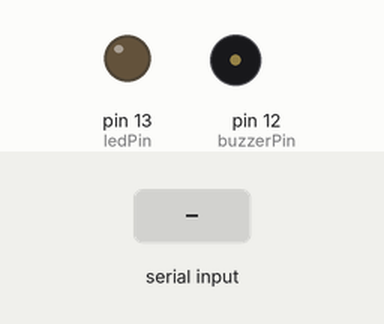
Simulated run of this sketch. Board: Arduino Uno, built with avr-gcc and run on an emulated ATmega328P. On the bench: output pins drawn as LEDs (lit = HIGH), buzzer (waves = sounding, pin HIGH). The test bench sets the inputs (shaded band).

Above: at 1.2 s.
1.3 s: "1" received over Serial
At 2.7 s:
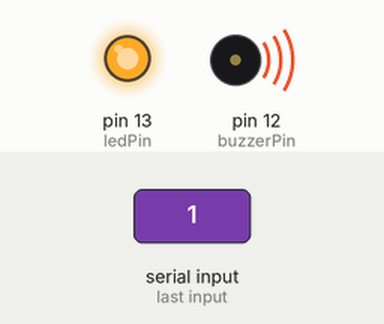
Timing chart, 0 to 5.9 s (numbered marks = the images above; inputs shaded):
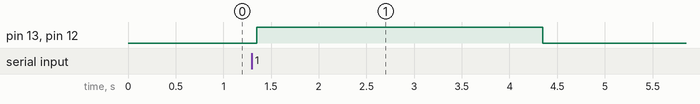

Measured:
- after the input at 1.3 s, pin 13 (ledPin), pin 12 (buzzerPin): LOW → HIGH after 0.05 s, → LOW 3.0 s later

The sketch:

bluetooth-arduino-rec.ino
```cpp
/*
Bluetooth HC-05 Module with Arduin Uno
Code for Receiver.

By: MeqdadDev
*/
const int ledPin = 13;  // Change this to the pin where your LED is connected
const int buzzerPin = 12;

void setup() {
  Serial.begin(9600);
  pinMode(ledPin, OUTPUT);
  pinMode(buzzerPin, OUTPUT);
}

void loop() {
  if (Serial.available() > 0) {
    char receivedChar = Serial.read();

    if (receivedChar == '1') {
      digitalWrite(ledPin, HIGH);  // Turn on the LED when '1' is received
      digitalWrite(buzzerPin, HIGH);  // Turn on the Buzzer when '1' is received
      delay(3000);  // Adjust the delay as needed
      digitalWrite(ledPin, LOW);  // Turn off the LED
      digitalWrite(buzzerPin, LOW);  // Turn off the Buzzer
    }
  }
  delay(50);  // Adjust the delay as needed
}
```
